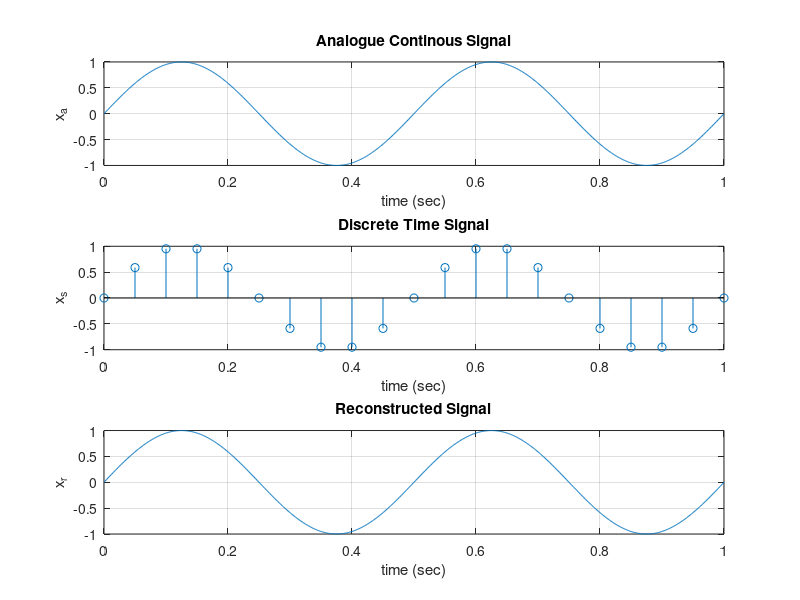

Recreate this plot in MATLAB.
clc;
clear all;
close all;

A = 1; F = 2; theta = 0;

dt = 0.001;
t = 0:dt:1;
x_a = A*sin(2*pi*F*t + theta);

subplot(3,1,1)
plot(t,x_a);

xlabel('time (sec)');
ylabel('x_a');

title('Analogue Continous Signal');
grid on

F_s = 10*F; T_s = 1/F_s;

n = F_s;
n_1 = 0:T_s:n*T_s;
x_s = A*sin(2*pi*F*n_1 + theta);
subplot(3,1,2)
stem(n_1,x_s);

xlabel('time (sec)');
ylabel('x_s');

title('Discrete Time Signal');
grid on

t_1 = linspace(0, max(n_1), (max(n_1)/dt));
x_r = interp1(n_1, x_s, t_1, 'spline');

subplot(3,1,3);
plot(t_1,x_r);
xlabel('time (sec)');
ylabel('x_r');

title('Reconstructed Signal');

grid on